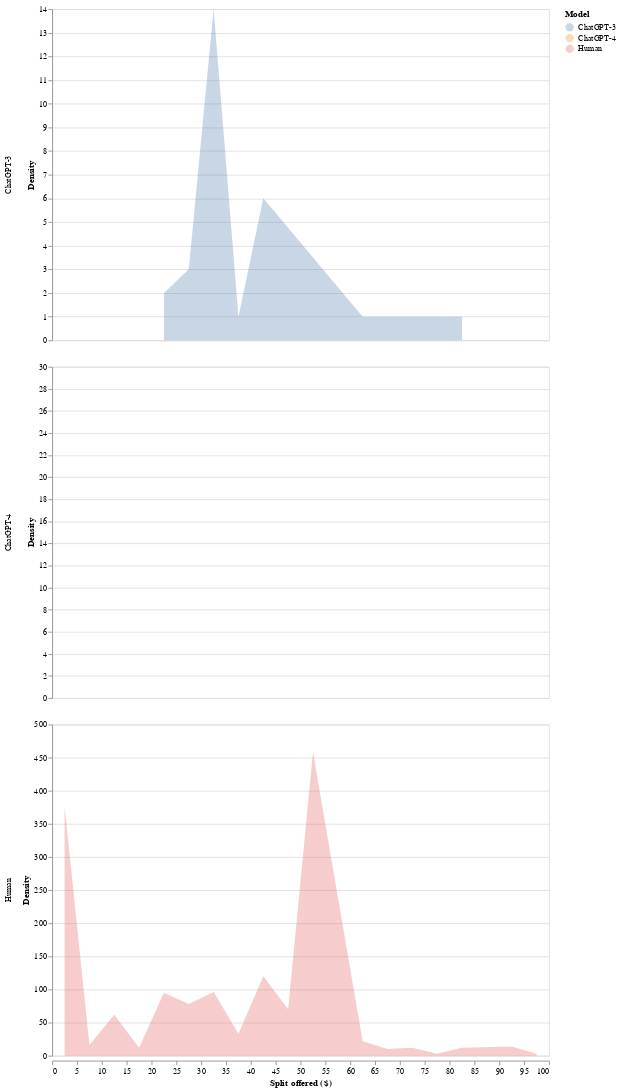

This figure's notebook cell:
### Code cell
import pandas as pd
import os
import json
import csv
import re
import seaborn as sns
import matplotlib.pyplot as plt
import numpy as np
from matplotlib.ticker import FuncFormatter
import altair as alt

# Function to load data from CSV Files
def load_data(game, nrows=None):
    file_path = os.path.join('data', f'{game}.csv')
    return pd.read_csv(file_path, nrows=nrows)

# Get list of available games
game_files = [file.split('.')[0] for file in os.listdir('data') if file.endswith('.csv')]
selected_game = 'dictator'  # Example, you can change this to any game file you have

# Load data for the selected game (5000 lines only)
df = load_data(selected_game, nrows=5000)

binrange = (0, 100)
moves = []
for _, record in df.iterrows():
    if record['Role'] != 'first': continue
    if int(record['Round']) > 1: continue
    if int(record['Total']) != 100: continue
    if record['move'] == 'None': continue
    if record['gameType'] != 'dictator': continue

    move = float(record['move'])
    if move < binrange[0] or move > binrange[1]: continue

    moves.append(move)

df_dictator_human = choices_to_df(moves, 'Human')

choices = [50.0] * 30  # Example data, you can replace with your actual data
df_dictator_gpt4 = choices_to_df(choices, hue=str('ChatGPT-4'))

choices = [25, 35, 70, 30, 20, 25, 40, 80, 30, 30, 40, 30, 30, 30, 30, 30, 40, 40, 30, 30, 40, 30, 60, 20, 40, 25, 30, 30, 30]
df_dictator_turbo = choices_to_df(choices, hue=str('ChatGPT-3'))

# Altair plot for visualizing the distributions
alt_df = pd.concat([df_dictator_human, df_dictator_gpt4, df_dictator_turbo])

alt_chart = alt.Chart(alt_df).mark_area(opacity=0.3).encode(
    x=alt.X('choices:Q', bin=alt.Bin(maxbins=20), title='Split offered ($)'),
    y=alt.Y('count():Q', stack=None, title='Density'),
    color=alt.Color('hue:N', title='Model')
).properties(
    width=600,
    height=400
).facet(
    row=alt.Row('hue:N', title=None)
).resolve_scale(
    y='independent'
)

# Display Altair chart
alt_chart

### Figure 1 — Vega-Lite specification as saved in the notebook (floating-point values rounded to 4 significant figures; data arrays with more than 128 entries replaced by an {"elided": "..."} marker saying what was removed)
{"config": {"view": {"continuousWidth": 300, "continuousHeight": 300}}, "data": {"name": "data-56906c56d8d44be633f2a34fb199e113"}, "facet": {"row": {"field": "hue", "title": null, "type": "nominal"}}, "spec": {"mark": {"type": "area", "opacity": 0.3}, "encoding": {"color": {"field": "hue", "title": "Model", "type": "nominal"}, "x": {"bin": {"maxbins": 20}, "field": "choices", "title": "Split offered ($)", "type": "quantitative"}, "y": {"aggregate": "count", "stack": null, "title": "Density", "type": "quantitative"}}, "height": 400, "width": 600}, "resolve": {"scale": {"y": "independent"}}, "$schema": "https://vega.github.io/schema/vega-lite/v5.16.3.json", "datasets": {"data-56906c56d8d44be633f2a34fb199e113": {"elided": "1552 records"}}}
